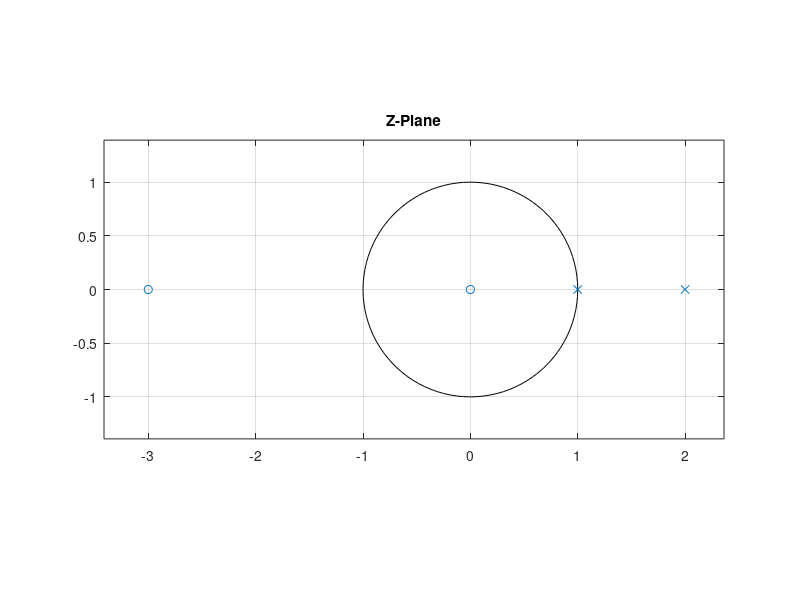
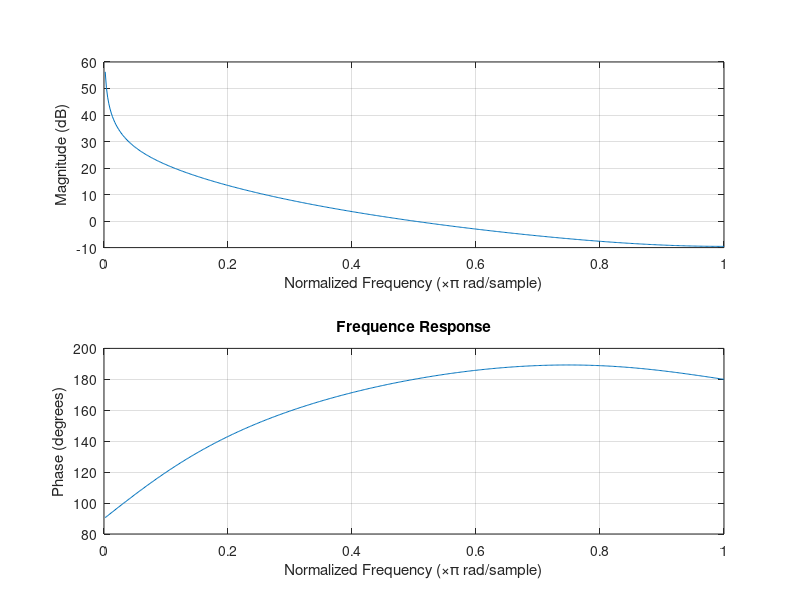
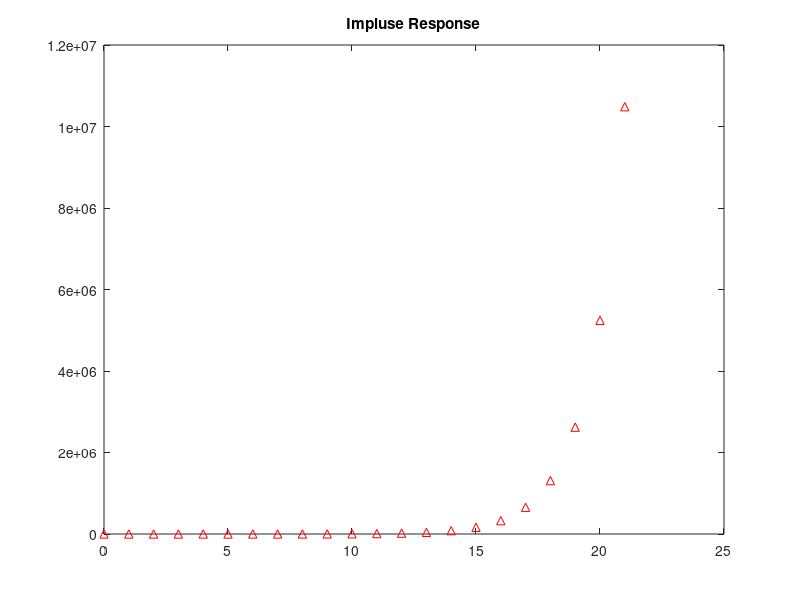

These charts were generated, in order, by the following MATLAB code:
n = [1 3 0];
d = [1 -3 2];
[z,p,k] = tf2zp(n,d);
disp('1. Zeros at are: ');disp(z);
disp('2. Poles at are: ');disp(p);
figure(1);
zplane(n,d);
title('Z-Plane');
figure(2);
freqz(n,d);
title('Frequence Response');
figure(3);
impz(n,d);
title('Impluse Response');